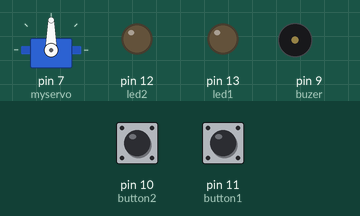
Bench run of a sketch on a simulated Arduino Uno, built with avr-gcc and run on an emulated ATmega328P. Parts: servo, output pins drawn as LEDs (lit = HIGH), buzzer (waves = sounding). Inputs (shaded band) come from the test bench; at power-on: pin 10 (button2) LOW, pin 11 (button1) LOW. Pins used as bus, display or sensor lines are not drawn.

Above: at 1.2 s.
1.3 s: pin 10 (button2) pulled HIGH for 3.2 s
At 1.6 s:
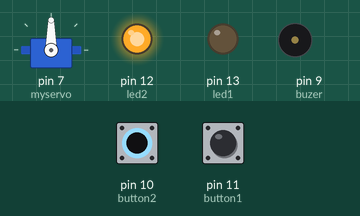
6.8 s: pin 11 (button1) pulled HIGH for 3.2 s
At 11.4 s:
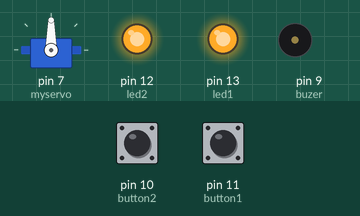
12.5 s: pin 11 (button1) pulled HIGH for 0.15 s
At 12.9 s:
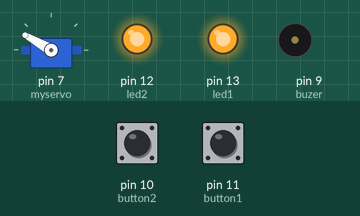
Timing chart, 0 to 15.5 s (numbered marks = the images above; inputs shaded):
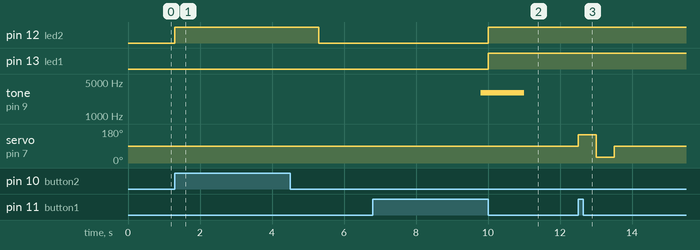

Measured:
- after the input at 1.3 s, pin 12 (led2): LOW → HIGH at once, → LOW 4.0 s later
- after the input at 6.8 s, pin 12 (led2), pin 13 (led1): LOW → HIGH after 3.2 s; tone on pin 9 (buzer): silent → 3000 Hz after 3.0 s, → silent 1.2 s later
- after the input at 12.5 s, servo on pin 7 (myservo): 90° → 150° at once, → 30° 0.50 s later, → 90° 0.50 s later

The sketch:

YPOK_17_1.ino
```cpp
// Урок 17 схема 1

#include <Servo.h> // подключается библиотека для управления сервоприводом
Servo myservo;  // программно определяется сервопривод
#define button1 11  //назначаются имена констант (button1 на вывод 11)
#define button2 10 // button2 на вывод 10
#define led1 13 // led1 на вывод 13
#define led2 12  // led2 на вывод 12
int state1, state2, regim=1, buzer=9, i; //задаются необходимые переменные
float time;
void setup() {
    pinMode(button1, INPUT);  // назначаются режимы работы пинов
    pinMode(button2, INPUT);
    pinMode(led1, OUTPUT);
    pinMode(led2, OUTPUT);
     myservo.attach(7);  // серводвигатель программно подключается к выводу 7
}
void reg1(){    //инициализация функции reg1  (работа в режиме 1)
state1 = digitalRead(button1);  //считывается состояние кнопок 1 и 2
  state2 = digitalRead(button2);
  if (state1 == HIGH) {  // если кнопка 1 нажата, то:
       time= millis();   // засекается время
       while(state1 == HIGH){   //до тех пор, пока кнопка 1 нажата
       state1 = digitalRead(button1);   // считывается состояние кнопки 1
  if (millis() - time > 3000) {  // если прошло времени больше 3 секунд, то:
     regim = 2;                  // переменной regim присваивается значение 2 (то есть происходит переключение в режим 2)
     digitalWrite(buzer, HIGH); tone(buzer, 3000, 1000);}  //подается сигнал на бузер
     }
    if (regim == 1) {digitalWrite(led1, HIGH); delay (1000); digitalWrite(led1, LOW);} //если regim равно 1, то есть режим не изменился
                                                                      // (кнопка была нажата меньше 3х секунд), то светодиод 1 включается на 1 секунду.
 }

   if (state2 == HIGH) {digitalWrite(led2, HIGH); delay (1000); digitalWrite(led2, LOW); // если была нажата кнопка 2, то включается светодиод 2 на 1 сек.
}}                     // конец функции reg1

void reg2(){ //инициализация (начало) функции reg2  (работа в режиме 2)
  digitalWrite(led1, HIGH);   // включаются светдиоды
  digitalWrite(led2, HIGH);
  state1 = digitalRead(button1); // считывается состояние кнопок 1 и 2
  state2 = digitalRead(button2);
  if (state1 == HIGH) {  // если нажата кнопка 1, то вал серводвигателя поворачивается в положение 150 градусов
       myservo.write(150);
       delay (500);
       myservo.write(30);
       delay (500);
       myservo.write(90);
        }

  if (state2 == HIGH) {  // если кнопка 2 нажата, то:
       time= millis();   // засекается время
       while(state2 == HIGH){     //до тех пор, пока кнопка 2 нажата
       state2 = digitalRead(button2); // считывается состояние кнопки 2
  if (millis() - time > 3000) {       // если прошло времени больше 3 секунд, то
      regim = 1;                      // переменной regim присваивается значение 1 (то есть выполняется переключение в режим 1)
    digitalWrite(led1, LOW); digitalWrite(led2, LOW);   // выключаются светодиоды
    digitalWrite(buzer, HIGH); tone(buzer, 3000, 1000);}}  // подается определенный сигнал на бузер
if (regim == 2) {digitalWrite(buzer, HIGH); tone(buzer, 4000, 500);}  //если regim равно 2, то есть режим не изменился
                                                                      // (кнопка была нажата меньше 3х секунд), то подается сигнал на бузер
}  } //  конец функции reg2

void loop(){    // основное тело программы
if (regim == 1) { reg1();}   // если regim равно 1, то выполняем функцию reg1
if (regim == 2) { reg2();}  // если regim равно 2, то выполняем функцию reg2
}
```
